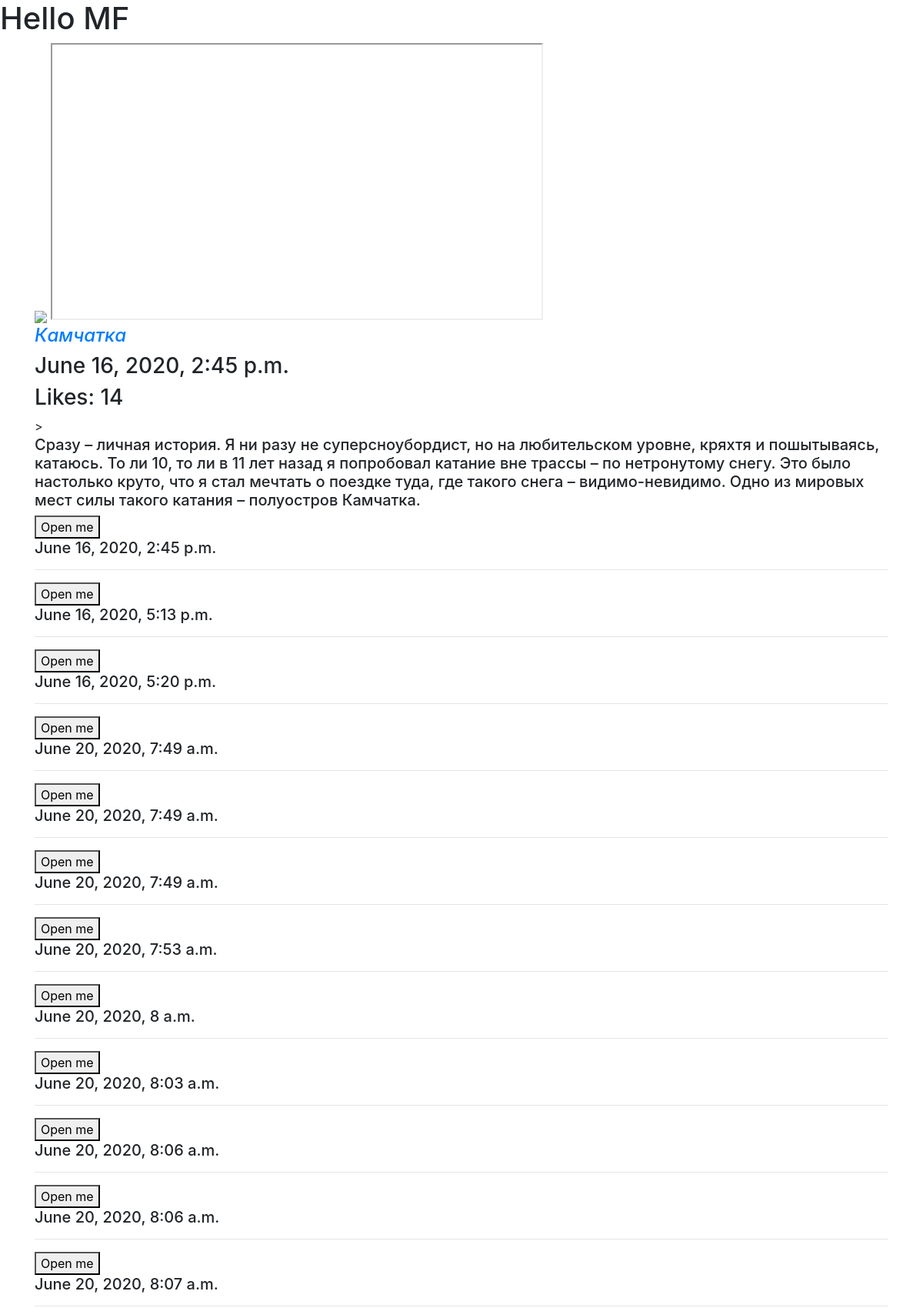
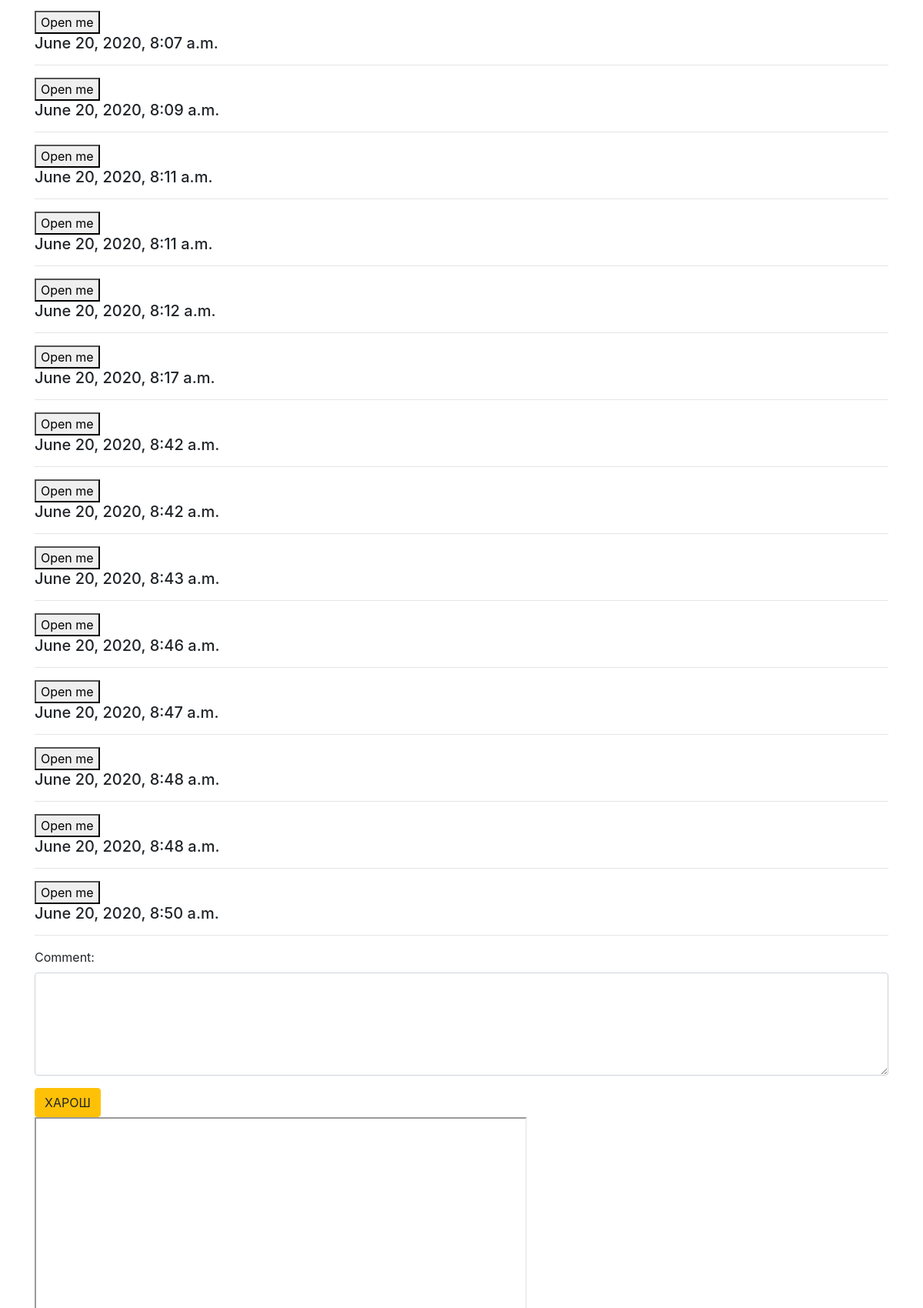
/hello/456/ (upper part), run on the app's committed database (2 pictures, top to bottom).
### showvideo/models.py (models this page shows, shortened)
class Video(models.Model):
    class Meta:
        verbose_name = "Видео"
        verbose_name_plural = "Куча Видео"
    slug = models.SlugField(unique=True, verbose_name="Слаг", help_text="Слаг должен быть уникальным")
    urls = models.URLField(verbose_name="Урл")
    title = models.CharField(max_length=150,verbose_name="Название")
    date = models.DateTimeField(auto_now_add=True,verbose_name="Дата")
    description = models.TextField(verbose_name="Описание", null=True, blank=True)
    likes = models.PositiveIntegerField(default=0,verbose_name="Нравится")

class Comment(models.Model):
    text = models.TextField()
    date = models.DateTimeField(auto_now_add=True)
    comment_video = models.ForeignKey(Video, on_delete=models.CASCADE, related_name="comment")

### showvideo/views.py (the view)
# urls.py: re_path("456/", views.world, name="main_page"),
def world(request):
    response = {"name": "Kirill", "d":34, "arr": [1, 2, 3, 4]}
    response["content"] = Video.objects.all()
    return render(request, "index.html", response)

### showvideo/templates/index.html (shortened to what this page needs)
{% extends "main_template.html" %}
{% load static %}
{% block video %}
    <img src="{% static "Kotik" %}">
{% for video in content %}
    <iframe width="640" height="360" src="{{video.urls}}"></iframe>
        <a href={% url "one_video" id=video.id %}>
        <h4>
            <i>{{ video.title }}</i>
        </h4>
    <h3> {{ video.date }}</h3>
    <h3 class="like" id="{{ video.id }}">Likes: {{ video.likes }}</h3>>
    <h5>{{ video.description }}</h5>
    <div id="comment-container{{ video.id }}">
    {% for com in video.comment.all %}
        <button data-toggle="collapse" data-target="#demo{{ com.id }}">Open me</button>
        <h5> {{com.date  }}</h5>
        <hr>
    {% endfor %}
    </div>
    {% include "test.html" with some_id=video.id %}
{% endfor %}
{% endblock %}

### showvideo/templates/main_template.html (shortened to what this page needs)
<!DOCTYPE html>
<html lang="en">
<head>
    <link rel="stylesheet" href="https://maxcdn.bootstrapcdn.com/bootstrap/4.5.0/css/bootstrap.min.css">
</head>
<body>
<h1>Hello MF</h1>
<div class="container">
    {% block video %}
    {% endblock %}
</div>
</body>
</html>

### showvideo/templates/test.html (shortened to what this page needs)
<form>
        <div class="form-group">
        <label for="comment">Comment:</label>
        <textarea class="form-control" rows="5" name="com" id="textarea{{ some_id }}"></textarea>
        </div>
        <button type="button" class="btn btn-warning" id="{{ some_id }}" >ХАРОШ</button>
    </form>

### data on the page
Video: title "Камчатка", date "June 16, 2020, 2:45 p.m.", likes "14", description "Сразу – личная история. Я ни разу не суперсноубордист, но на любительском уровне, кряхтя и пошытываясь, катаюсь. То ли 10, то ли в 11 лет назад я попробовал катание вне трассы – по нетронутому снегу. Это было настолько круто, что я стал мечтать о поездке туда, где такого снега – видимо-невидимо. Одно из мировых мест силы такого катания – полуостров Камчатка."
Comment: date "June 16, 2020, 2:45 p.m."
Comment: date "June 16, 2020, 5:13 p.m."
Comment: date "June 16, 2020, 5:20 p.m."
Comment: date "June 20, 2020, 7:49 a.m."
Comment: date "June 20, 2020, 7:49 a.m."
Comment: date "June 20, 2020, 7:49 a.m."
Comment: date "June 20, 2020, 7:53 a.m."
Comment: date "June 20, 2020, 8 a.m."
Comment: date "June 20, 2020, 8:03 a.m."
Comment: date "June 20, 2020, 8:06 a.m."
Comment: date "June 20, 2020, 8:06 a.m."
Comment: date "June 20, 2020, 8:07 a.m."
Comment: date "June 20, 2020, 8:07 a.m."
Comment: date "June 20, 2020, 8:09 a.m."
Comment: date "June 20, 2020, 8:11 a.m."
Comment: date "June 20, 2020, 8:11 a.m."
Comment: date "June 20, 2020, 8:12 a.m."
Comment: date "June 20, 2020, 8:17 a.m."
Comment: date "June 20, 2020, 8:42 a.m."
Comment: date "June 20, 2020, 8:42 a.m."
Comment: date "June 20, 2020, 8:43 a.m."
Comment: date "June 20, 2020, 8:46 a.m."
Comment: date "June 20, 2020, 8:47 a.m."
Comment: date "June 20, 2020, 8:48 a.m."
Comment: date "June 20, 2020, 8:48 a.m."
Comment: date "June 20, 2020, 8:50 a.m."
